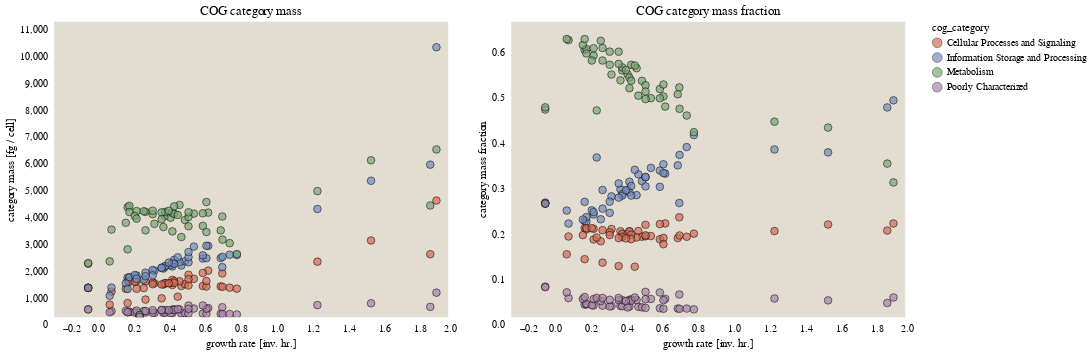

Notebook cell for this chart:
### Code cell
chart

### Figure 1 — Vega-Lite specification as saved in the notebook (floating-point values rounded to 4 significant figures; data arrays with more than 128 entries replaced by an {"elided": "..."} marker saying what was removed)
{"$schema": "https://vega.github.io/schema/vega-lite/v3.4.0.json", "config": {"axis": {"domainColor": null, "grid": false, "labelFont": "Lucida Sans", "tickColor": "white", "tickOffset": 8, "tickWidth": 1.5, "ticks": true, "titleFont": "Lucida Sans", "titleFontWeight": 400}, "background": "white", "group": {"fill": "#E3DCD0"}, "legend": {"labelFont": "Lucida Sans", "titleFont": "Lucida Sans", "titleFontWeight": 400}, "mark": {"stroke": "black", "strokeWidth": 0.5}, "range": {"category": ["#D56C55", "#738FC1", "#7AA974", "#AB85AC", "#7E9D90", "#905426", "#EAC264"]}, "title": {"anchor": "middle", "font": "Lucida Sans", "fontWeight": 400}, "view": {"fill": "#E3DCD0", "height": 300, "strokeWidth": 0, "width": 400}}, "data": {"name": "data-c021f9dacdc7437299b823fa236f5676"}, "datasets": {"data-c021f9dacdc7437299b823fa236f5676": {"elided": "208 records"}}, "hconcat": [{"encoding": {"color": {"field": "cog_category", "type": "nominal"}, "fill": {"field": "cog_category", "type": "nominal"}, "stroke": {"value": "black"}, "strokeWidth": {"value": 0.75}, "tooltip": [{"field": "dataset", "type": "nominal"}, {"field": "condition", "type": "nominal"}, {"field": "growth_rate_hr", "type": "quantitative"}, {"field": "cog_category", "type": "nominal"}], "x": {"axis": {"title": "growth rate [inv. hr.]"}, "field": "growth_rate_hr", "type": "quantitative"}, "y": {"axis": {"title": "category mass [fg / cell]"}, "field": "category_mass", "type": "quantitative"}}, "height": 300, "mark": {"size": 60, "type": "point"}, "selection": {"selector156": {"bind": "scales", "encodings": ["x", "y"], "type": "interval"}}, "title": "COG category mass", "width": 400}, {"encoding": {"color": {"field": "cog_category", "title": "COG category", "type": "nominal"}, "fill": {"field": "cog_category", "type": "nominal"}, "stroke": {"value": "black"}, "strokeWidth": {"value": 0.75}, "tooltip": [{"field": "dataset", "type": "nominal"}, {"field": "condition", "type": "nominal"}, {"field": "growth_rate_hr", "type": "quantitative"}, {"field": "cog_category", "type": "nominal"}], "x": {"axis": {"title": "growth rate [inv. hr.]"}, "field": "growth_rate_hr", "type": "quantitative"}, "y": {"axis": {"title": "category mass fraction"}, "field": "category_frac_mass", "type": "quantitative"}}, "height": 300, "mark": {"size": 60, "type": "point"}, "selection": {"selector157": {"bind": "scales", "encodings": ["x", "y"], "type": "interval"}}, "title": "COG category mass fraction", "width": 400}]}
